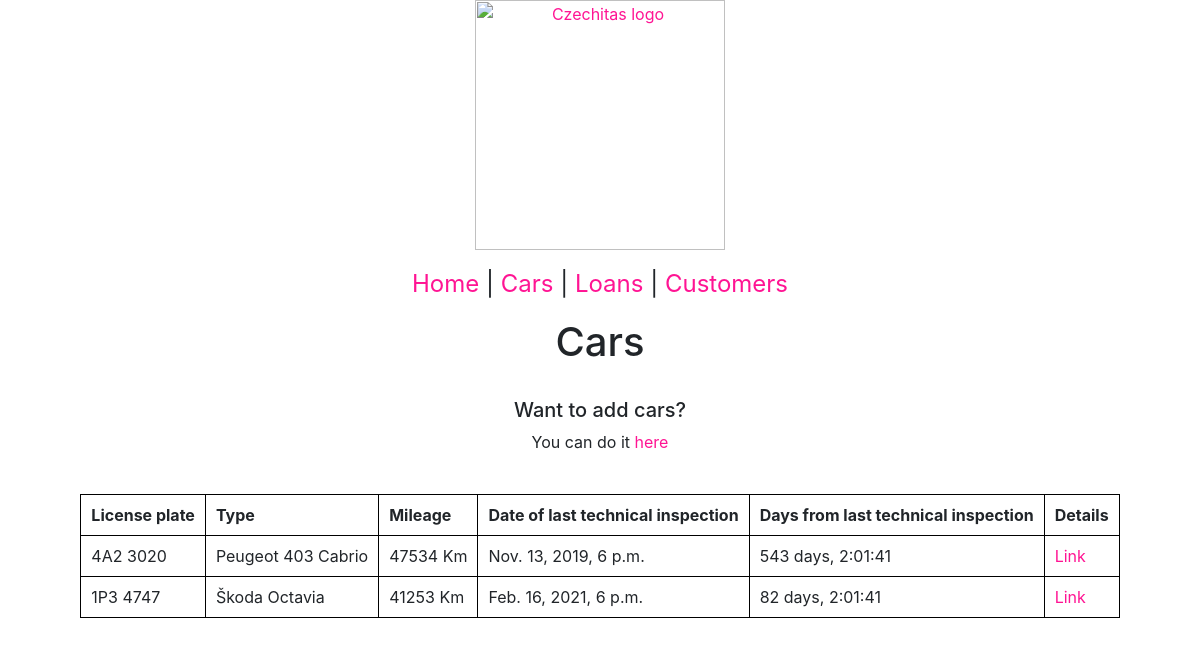
/catalog/cars/, run on an earlier commit of the app's database.
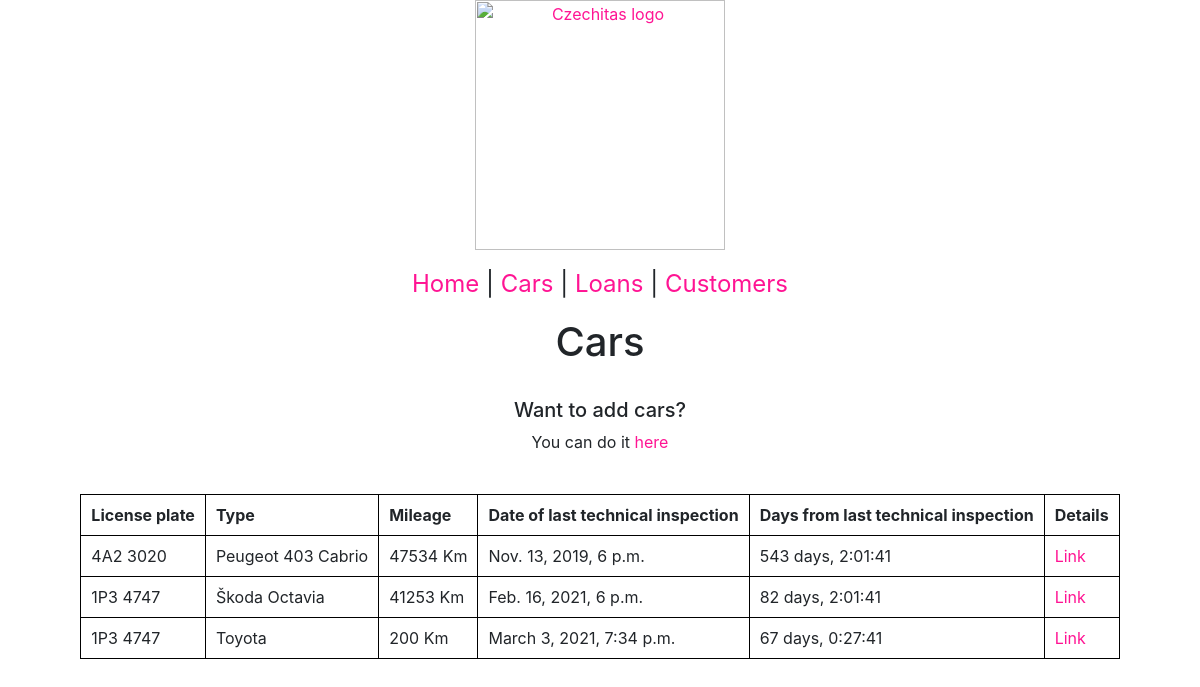
And on a later commit of the database.
### catalog/models.py (models this page shows, shortened)
class Car(models.Model):
    license_plate = models.CharField(max_length=100)
    car_type = models.CharField(max_length=100)
    mileage = models.IntegerField()
    last_tech_inspection = models.DateTimeField()
    @property
    def days_from_last_tech_inspection(self):
        now = timezone.now()  # Quite tricky to find
        return now - self.last_tech_inspection

### catalog/views.py (the view)
# urls.py: path('cars/', views.CarsView.as_view(), name='cars'),
class CarsView(ListView):
    model = models.Car
    template_name = 'car_template.html'

### catalog/templates/car_template.html (shortened to what this page needs)
{% extends "base.html" %}
{% block content %}
<h1>Cars</h1>
<br />
<h5>Want to add cars?</h2>
    <p>You can do it <a href="{% url 'create_car' %}">here</a></p>
    <br>
    <table>
        <tr>
            <th>License plate</th>
            <th>Type</th>
            <th>Mileage</th>
            <th>Date of last technical inspection</th>
            <th>Days from last technical inspection</th>
            <th>Details</th>
        </tr>
        {% for car in object_list %}
        <tr>
            <td> {{ car.license_plate }}</td>
            <td> {{ car.car_type }}</td>
            <td> {{ car.mileage }} Km</td>
            <td> {{ car.last_tech_inspection }}</td>
            <td>{{car.days_from_last_tech_inspection}}</td>
            <td><a href="{% url 'car_detail' car.pk %}">Link</a></td>
        </tr>
        {% endfor %}
    </table>
    {% endblock %}

What changed in the data, as far as the page shows it:
added Car: license_plate "1P3 4747", car_type "Toyota", mileage "200", last_tech_inspection "March 3, 2021, 7:34 p.m.", days_from_last_tech_inspection "67 days, 0:27:41"
